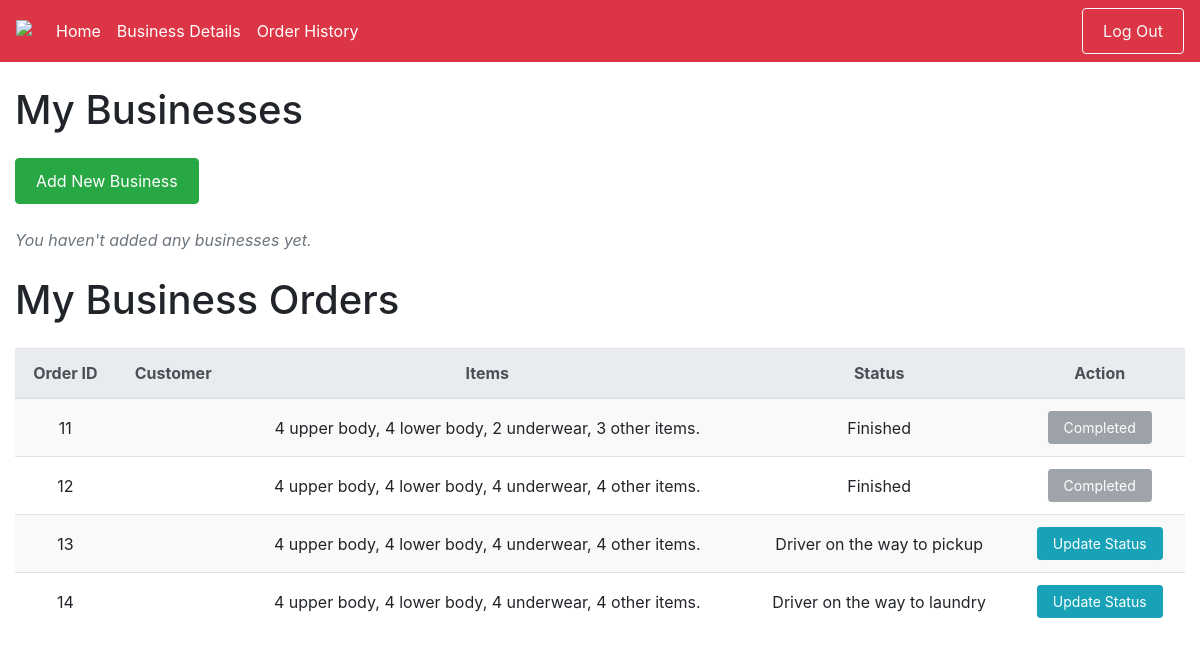
The page /users/business_dashboard (signed in) on the database as committed earlier.
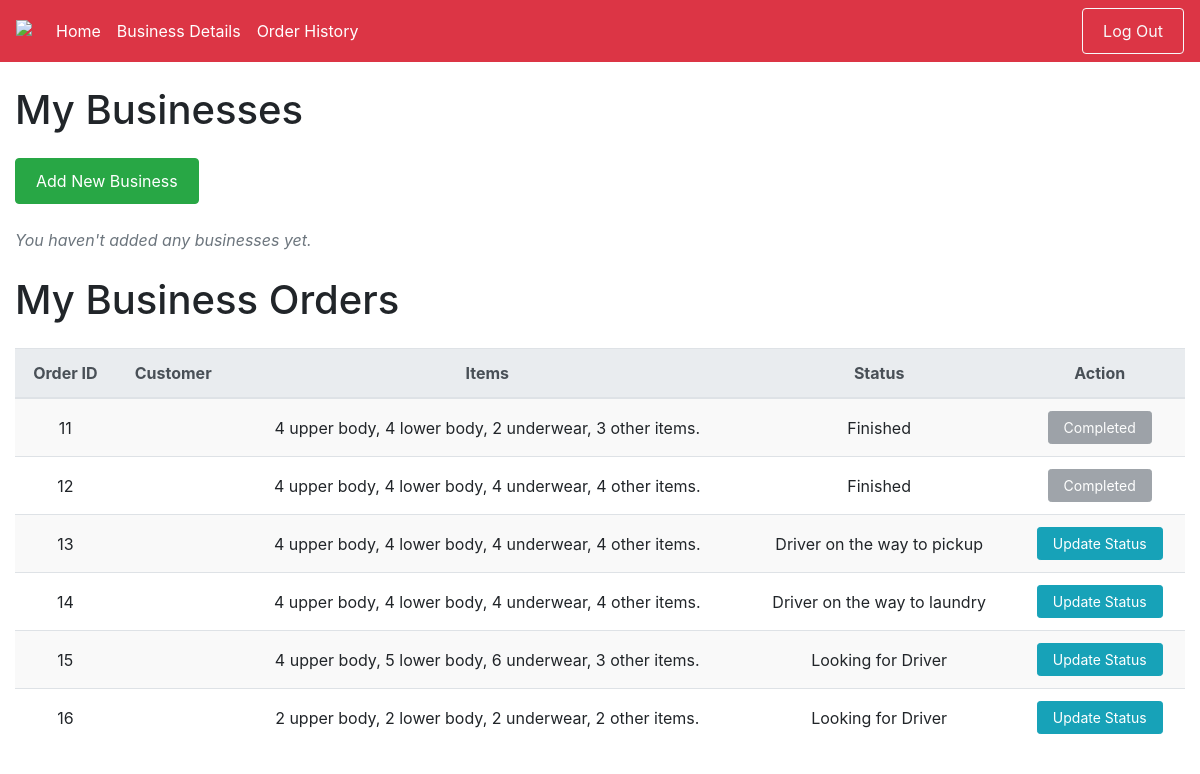
The same page on the database as committed later.
### users/models.py (models this page shows, shortened)
class Order(models.Model):
    STATUS_CHOICES = [
        ('looking_for_driver', 'Looking for Driver'),
        ('driver_on_the_way_to_pickup', 'Driver on the way to pickup'),
        ('driver_on_the_way_to_laundry', 'Driver on the way to laundry'),
        ('laundry_received', 'Laundry received'),
        ('laundry_cleaning', 'Laundry cleaning'),
        ('driver_on_the_way_to_customer', 'Driver on the way to customer'),
        ('delivered', 'Delivered'),
        ('finished', 'Finished'),
    ]
    user = models.ForeignKey(User, on_delete=models.CASCADE, null=True)
    upper_body_clothes = models.IntegerField(default=0)
    lower_body_clothes = models.IntegerField(default=0)
    underwear = models.IntegerField(default=0)
    other_stuff = models.IntegerField(default=0)
    order_date = models.DateTimeField(auto_now_add=True)
    total_price = models.DecimalField(max_digits=10, decimal_places=2, default=0.00)
    created_at = models.DateTimeField(default=timezone.now)
    status = models.CharField(max_length=50, choices=STATUS_CHOICES, default='looking_for_driver')

### users/views.py (the view)
# urls.py: path('business_dashboard', views.business_dashboard, name='business_dashboard'),
@login_required
def business_dashboard(request):
    user_profile = UserProfile.objects.get(user=request.user)
    businesses = Business.objects.filter(user_profile=user_profile)
    orders = Order.objects.filter(user__userprofile__user=request.user)
    return render(request, 'users/business_dashboard.html', {
        'businesses': businesses,
        'orders': orders,  # Pass orders to the template
    })

### users/templates/users/business_dashboard.html (shortened to what this page needs)
{% extends 'users/baseBusiness.html' %}
{% load static %}
{% block content %}
<div class="container mt-4">
    <h1 class="mb-4">My Businesses</h1>
    <a href="{% url 'users:add_business' %}" class="btn btn-success mb-4">Add New Business</a>
    {% if businesses %}
        <div class="row">
            {% for business in businesses %}
                <div class="col-md-4 mb-4">
                    <div class="card shadow-sm">
                        {% if business.logo %}
                            <img src="{{ business.logo.url }}" class="card-img-top" alt="Logo">
                        {% else %}
                            <img src="{% static 'users/images/default-logo.png' %}" class="card-img-top" alt="Default Logo">
                        {% endif %}
                        <div class="card-body">
                            <h5 class="card-title">{{ business.business_name }}</h5>
                            <p class="card-text text-muted">{{ business.business_address }}</p>
                            <a href="#" class="btn btn-primary btn-sm">View Details</a>
                            <a href="{% url 'users:delete_business' business.id %}" class="btn btn-danger btn-sm mt-2" onclick="return confirm('Are you sure you want to delete this business?');">Delete</a>
                        </div>
                    </div>
                </div>
            {% endfor %}
        </div>
    {% else %}
        <p class="text-muted">You haven't added any businesses yet.</p>
    {% endif %}
</div>
<div class="container mt-4">
    <h1 class="mb-4">My Business Orders</h1>
    {% if orders %}
        <table class="table table-striped">
            <thead class="thead-light">
                <tr>
                    <th>Order ID</th>
                    <th>Customer</th>
                    <th>Items</th>
                    <th>Status</th>
                    <th>Action</th>
                </tr>
            </thead>
            <tbody>
                {% for order in orders %}
                    <tr>
                        <td>{{ order.id }}</td>
                        <td>{{ order.customer.user_profile.user.username }}</td>
                        <td>{{ order.upper_body_clothes }} upper body,
                            {{ order.lower_body_clothes }} lower body,
                            {{ order.underwear }} underwear,
                            {{ order.other_stuff }} other items.
                        </td>
                        <td>{{ order.get_status_display }}</td>
                        <td>
                            {% if order.status != 'finished' %}
                                <a href="{% url 'users:update_order_status' order.id %}" class="btn btn-info btn-sm">Update Status</a>
                            {% else %}
                                <button class="btn btn-secondary btn-sm" disabled>Completed</button>
                            {% endif %}
                        </td>
                    </tr>
                {% endfor %}
            </tbody>
        </table>
    {% else %}
        <p>No orders found for this business.</p>
    {% endif %}
</div>
{% endblock %}

### users/templates/users/baseBusiness.html (shortened to what this page needs)
{% load static %}
<!DOCTYPE html>
<html lang="en">
<head>
    <link rel="stylesheet" href="https://cdn.jsdelivr.net/npm/bootstrap@4.6.2/dist/css/bootstrap.min.css">
    <link rel="stylesheet" type="text/css" href="{% static 'users/css/style.css' %}">
</head>
<body>
    <nav class="navbar navbar-expand-sm bg-danger navbar-dark">
        <a class="navbar-brand" href="{% url 'users:home' %}">
            <img src="https://img.icons8.com/?size=50&id=8472&format=png&color=000000" class="logo"/>
        </a>
        <ul class="navbar-nav mr-auto">
            <li class="nav-item active">
                <a class="nav-link" href="{% url 'users:business_dashboard' %}">Home</a>
            </li>
            <li class="nav-item active">
                <a class="nav-link" href="{% url 'users:about' %}">Business Details</a>
            </li>
            <li class="nav-item active">
                <a class="nav-link" href="{% url 'users:ord-history' %}">Order History</a>
            </li>
        </ul>
        <ul class="navbar-nav">
            {% if user.is_authenticated %}
                <li class="nav-item">
                    <form action="{% url 'users:logout' %}" method="post" style="display: inline;">
                        <button type="submit" class="btn btn-outline-light">Log Out</button>
                    </form>
                </li>
            {% else %}
                <li class="nav-item">
                    <a class="nav-link btn btn-outline-light" href="{% url 'users:login' %}">Log In</a>
                </li>
            {% endif %}
        </ul>
    </nav>
    <div>
        {% block content %}{% endblock %}
    </div>
</body>
</html>

### users/static/users/css/style.css (style rules this page uses)
.logo { margin-bottom: 10px; }
.btn { padding: 10px 20px; }
.btn-sm { padding: 5px 15px; }
.table th, .table td { text-align: center; vertical-align: middle; }
.table { border-collapse: collapse; }
.table-striped tbody tr:nth-child(odd) { background-color: #f9f9f9; }
.table th { background-color: #f8f9fa; }
.text-muted { font-style: italic; }
.container { max-width: 1200px; }

Rows that differ between the two databases and show on the page:
added Order: id "15", upper_body_clothes "4", lower_body_clothes "5", underwear "6", other_stuff "3", status "Looking for Driver", shows "Update Status"
added Order: id "16", upper_body_clothes "2", lower_body_clothes "2", underwear "2", other_stuff "2", status "Looking for Driver", shows "Update Status"
